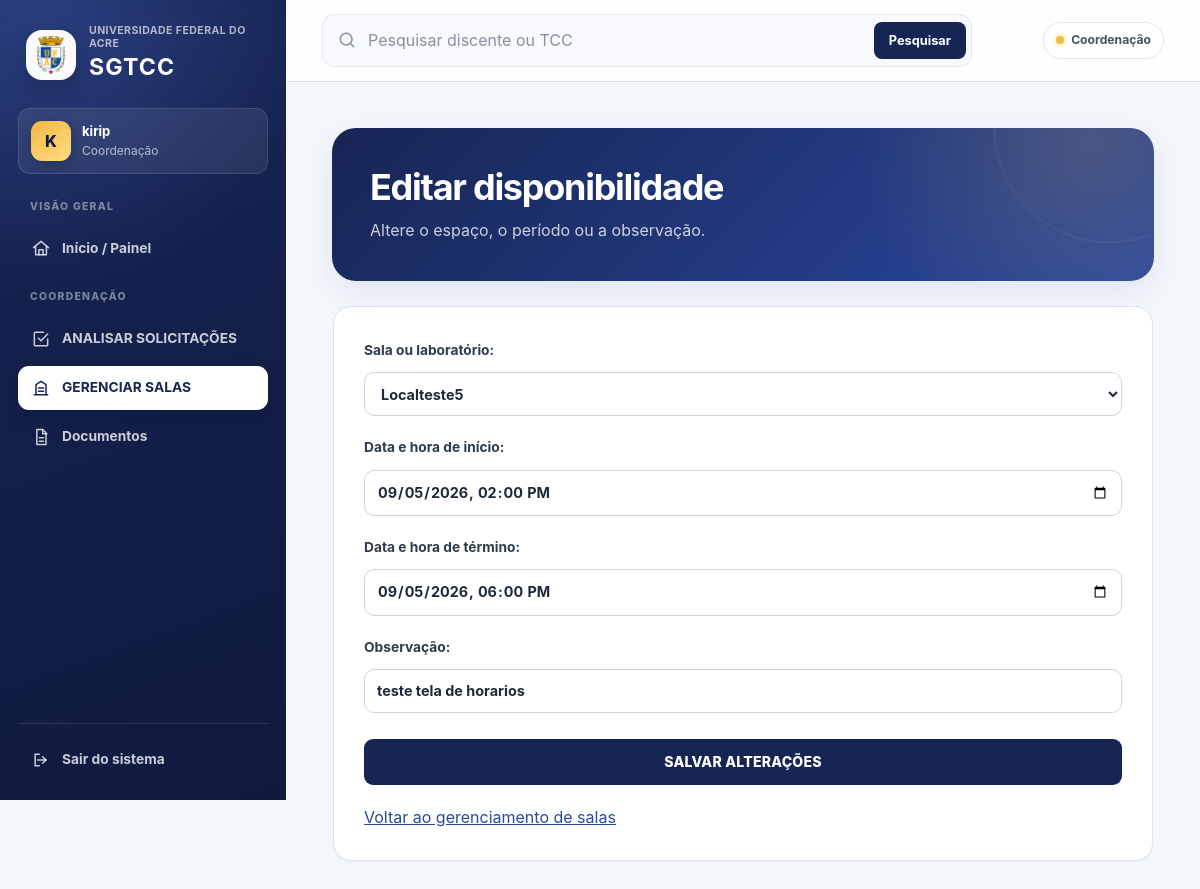
Screenshot of /disponibilidades/11/editar/ (signed in) with the database file from the repository.
### bancasapp/models.py (models this page shows, shortened)
class DisponibilidadeEspaco(models.Model):
    espaco = models.ForeignKey(
        EspacoFisico,
        on_delete=models.CASCADE,
        related_name='disponibilidades'
    )
    data_hora_inicio = models.DateTimeField(
        verbose_name='Data e hora de início'
    )
    data_hora_fim = models.DateTimeField(
        verbose_name='Data e hora de término'
    )
    ativo = models.BooleanField(
        default=True
    )
    observacao = models.CharField(
        max_length=255,
        blank=True
    )
    criada_por = models.ForeignKey(
        User,
        on_delete=models.SET_NULL,
        null=True,
        blank=True,
        related_name='disponibilidades_criadas',
        editable=False
    )
    data_cadastro = models.DateTimeField(
        auto_now_add=True
    )
    class Meta:
        ordering = [
            'data_hora_inicio',
            'espaco__nome',
        ]
        verbose_name = 'Disponibilidade de espaço'
        verbose_name_plural = 'Disponibilidades de espaços'
        constraints = [
            models.CheckConstraint(
                condition=models.Q(
                    data_hora_fim__gt=models.F(
                        'data_hora_inicio'
                    )
                ),
                name='disponibilidade_fim_apos_inicio'
            ),
        ]
        indexes = [
            models.Index(
                fields=[
                    'espaco',
                    'data_hora_inicio',
                    'data_hora_fim',
                ],
                name='disp_espaco_periodo_idx'
            ),
        ]

### bancasapp/views.py (the view)
@coordenacao_required
def editar_disponibilidade(
    request,
    disponibilidade_id
):
    disponibilidade = get_object_or_404(
        DisponibilidadeEspaco.objects
        .select_related('espaco'),
        pk=disponibilidade_id
    )
    if request.method == 'POST':
        if _disponibilidade_possui_compromisso(
            disponibilidade
        ):
            messages.error(
                request,
                'Esta disponibilidade possui uma solicitação '
                'ou banca futura vinculada ao período e não '
                'pode ser editada.'
            )
            return redirect(
                'gerenciar_espacos'
            )
        form = DisponibilidadeEspacoForm(
            request.POST,
            instance=disponibilidade
        )
        if form.is_valid():
            form.save()
            messages.success(
                request,
                'Disponibilidade atualizada com sucesso.'
            )
            return redirect(
                'gerenciar_espacos'
            )
        for erros in form.errors.values():
            for erro in erros:
                messages.error(
                    request,
                    erro
                )
    else:
        form = DisponibilidadeEspacoForm(
            instance=disponibilidade
        )
    contexto = {
        'titulo': 'Editar disponibilidade',
        'descricao': (
            'Altere o espaço, o período ou a observação.'
        ),
        'form': form,
        'texto_botao': 'SALVAR ALTERAÇÕES',
    }
    return render(
        request,
        'editar_gerenciamento.html',
        contexto
    )

### bancasapp/models.py (called while the page is built)
    def __str__(self):
        return self.nome

### bancasapp/permissions.py (called while the page is built)
def usuario_e_coordenacao(user):
    if not user.is_authenticated or not user.is_active:
        return False
    if user.is_superuser:
        return True
    return pUsuario.objects.filter(
        usuario=user,
        perfil='COORDENACAO'
    ).exists()

def coordenacao_required(view_func):
    @login_required(login_url='login')
    @wraps(view_func)
    def wrapper(request, *args, **kwargs):
        if usuario_e_coordenacao(request.user):
            return view_func(
                request,
                *args,
                **kwargs
            )
        messages.error(
            request,
            'Apenas a Coordenação pode realizar esta operação.'
        )
        return redirect('dashboard')
    return wrapper

### templates/editar_gerenciamento.html (shortened to what this page needs)
{% extends 'base.html' %}
{% block content %}
<div class="dashboard-header">
    <h1>{{ titulo }}</h1>
    <p>{{ descricao }}</p>
</div>
<div class="form-container">
    <form method="POST">
        {{ form.as_p }}
        <button
            type="submit"
            class="btn-enviar"
        >
            {{ texto_botao }}
        </button>
    </form>
    <p style="margin-top: 20px;">
        <a href="{% url 'gerenciar_espacos' %}">
            Voltar ao gerenciamento de salas
        </a>
    </p>
</div>
{% endblock %}

### templates/base.html (shortened to what this page needs)
{% load static %}
<!DOCTYPE html>
<html lang="pt-br">
<head>
    <link
        rel="stylesheet"
        href="{% static 'css/style.css' %}?v=20260901-05"
    >
</head>
<body>
    {% with rota=request.resolver_match.url_name %}
        <div class="app-shell">
            <aside
                class="sidebar"
                id="menu-principal"
                aria-label="Navegação principal"
            >
                <div class="brand">
                    <div class="brand-logo">
                        <img
                            src="{% static 'assets/logo_ufac.png' %}"
                            alt="Brasão da Universidade Federal do Acre"
                        >
                    </div>
                    <div class="brand-texto">
                        <span>Universidade Federal do Acre</span>
                        <strong>SGTCC</strong>
                    </div>
                </div>
                {% if request.user.is_authenticated %}
                    <div class="usuario-logado">
                        <div class="usuario-avatar" aria-hidden="true">
                            {{ request.user.get_full_name|default:request.user.username|slice:":1"|upper }}
                        </div>
                        <div class="usuario-dados">
                            <strong>
                                {{ request.user.get_full_name|default:request.user.username }}
                            </strong>
                            <span>
                                {% if request.user.is_superuser %}
                                    Coordenação
                                {% else %}
                                    {{ request.user.pusuario.get_perfil_display }}
                                {% endif %}
                            </span>
                        </div>
                    </div>
                {% endif %}
                <nav class="app-nav">
                    <span class="nav-secao">Visão geral</span>
                    <a
                        href="{% url 'dashboard' %}"
                        class="nav-link {% if rota == 'dashboard' %}is-active{% endif %}"
                    >
                        <svg viewBox="0 0 24 24" aria-hidden="true">
                            <path d="M3 11.5 12 4l9 7.5"></path>
                            <path d="M5.5 10.5V20h13v-9.5"></path>
                            <path d="M9.5 20v-6h5v6"></path>
                        </svg>
                        <span>Início / Painel</span>
                    </a>
                    {% if request.user.is_superuser or request.user.pusuario.perfil == 'COORDENACAO' %}
                        <span class="nav-secao">Coordenação</span>
                        <a
                            href="{% url 'solicitacoes_coordenacao' %}"
                            class="nav-link {% if rota == 'solicitacoes_coordenacao' or rota == 'avaliar_solicitacao' or rota == 'editar_solicitacao_coordenacao' %}is-active{% endif %}"
                        >
                            <svg viewBox="0 0 24 24" aria-hidden="true">
                                <path d="M9 11 12 14 20 6"></path>
                                <path d="M20 12v7a1 1 0 0 1-1 1H5a1 1 0 0 1-1-1V5a1 1 0 0 1 1-1h10"></path>
                            </svg>
                            <span>ANALISAR SOLICITAÇÕES</span>
                        </a>
                        <a
                            href="{% url 'gerenciar_espacos' %}"
                            class="nav-link {% if rota == 'gerenciar_espacos' or rota == 'editar_espaco' or rota == 'editar_disponibilidade' %}is-active{% endif %}"
                        >
                            <svg viewBox="0 0 24 24" aria-hidden="true">
                                <path d="M4 20h16"></path>
                                <path d="M6 20V8l6-4 6 4v12"></path>
                                <path d="M9 12h6"></path>
                                <path d="M9 16h6"></path>
                            </svg>
                            <span>GERENCIAR SALAS</span>
                        </a>
                        <a
                            href="{% url 'documentos' %}"
                            class="nav-link {% if rota == 'documentos' %}is-active{% endif %}"
                        >
                            <svg viewBox="0 0 24 24" aria-hidden="true">
                                <path d="M7 3h7l4 4v14H7z"></path>
                                <path d="M14 3v5h5"></path>
                                <path d="M10 13h5"></path>
                                <path d="M10 17h5"></path>
                            </svg>
                            <span>Documentos</span>
                        </a>
                    {% endif %}
                </nav>
                <div class="footer-menu">
                    <form
                        method="POST"
                        action="{% url 'logout' %}"
                        class="form-logout"
                    >
                        <button type="submit" class="btn-logout">
                            <svg viewBox="0 0 24 24" aria-hidden="true">
                                <path d="M10 5H5v14h5"></path>
                                <path d="M14 8l4 4-4 4"></path>
                                <path d="M8 12h10"></path>
                            </svg>
                            <span>Sair do sistema</span>
                        </button>
                    </form>
                </div>
            </aside>
            <main class="app-main">
                <header class="topbar">
                    <form
                        action="{% url 'pesquisar' %}"
                        method="GET"
                        class="barra-pesquisa"
                        role="search"
                    >
                        <svg viewBox="0 0 24 24" aria-hidden="true">
                            <circle cx="11" cy="11" r="7"></circle>
                            <path d="m16 16 4 4"></path>
                        </svg>
                        <input
                            id="pesquisa-global"
                            type="search"
                            name="q"
                            placeholder="Pesquisar discente ou TCC"
                            value="{{ request.GET.q|default:'' }}"
                            autocomplete="off"
                        >
                        <button type="submit">Pesquisar</button>
                    </form>
                    <div class="topbar-contexto" aria-label="Perfil atual">
                        {% if request.user.is_superuser or request.user.pusuario.perfil == 'COORDENACAO' %}
                            <span class="contexto-indicador contexto-coordenacao"></span>
                            Coordenação
                        {% else %}
                            <span class="contexto-indicador contexto-docente"></span>
                            Docente
                        {% endif %}
                    </div>
                </header>
                <div class="page-content" id="conteudo-principal" tabindex="-1">
                    {% block content %}
                    {% endblock %}
                </div>
            </main>
        </div>
    {% endwith %}
</body>
</html>

### rows the page displays
DisponibilidadeEspaco: espaco "Localteste5", data_hora_inicio "09/05/2026 14:00", data_hora_fim "09/05/2026 18:00", observacao "teste tela de horarios"

### other values shown
{{ request.user.get_full_name|default:request.user.username }} "kirip"
{{ titulo }} "Editar disponibilidade"
{{ descricao }} "Altere o espaço, o período ou a observação."
{{ texto_botao }} "SALVAR ALTERAÇÕES"
